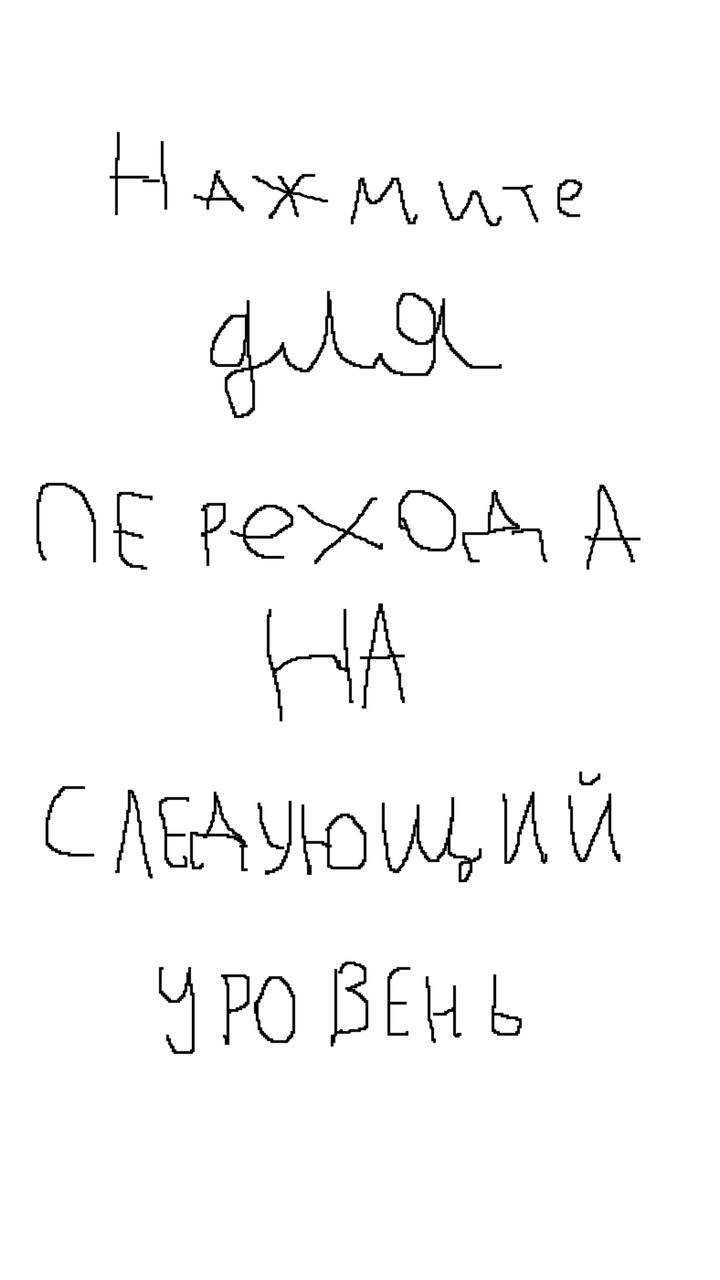
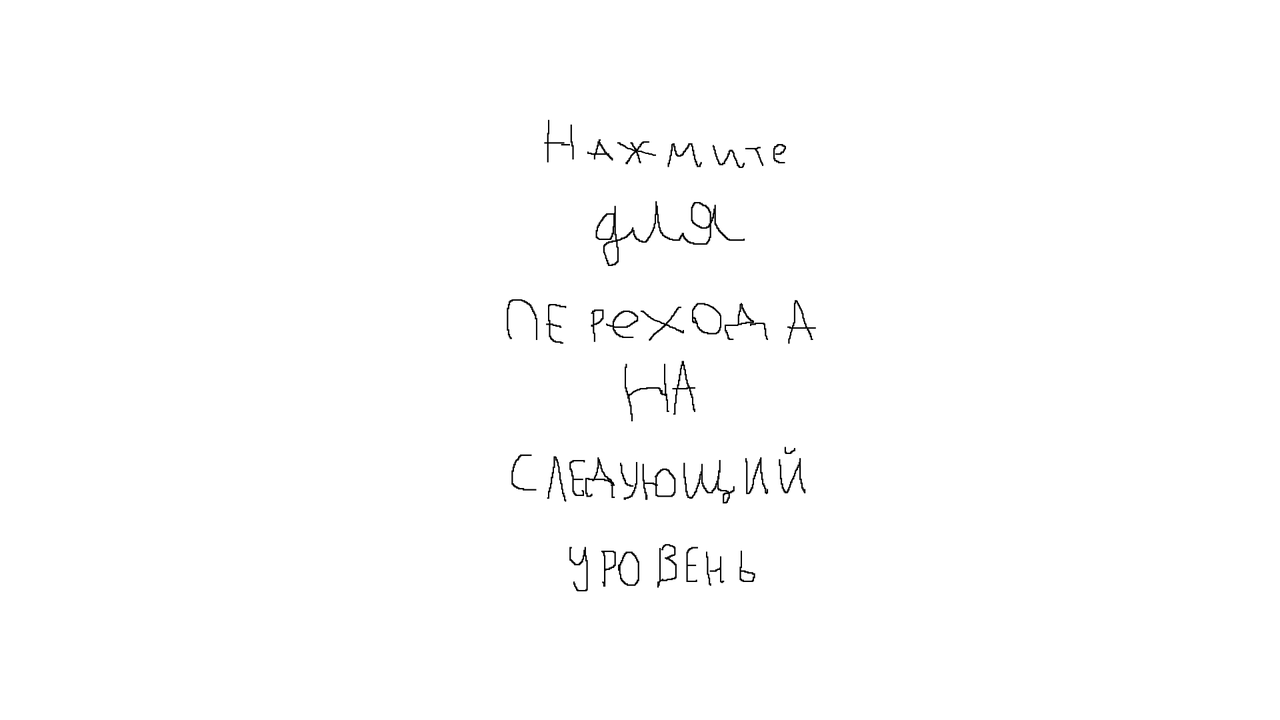

The same Android screen from two of the app's own layout files: first res/layout/ as a phone draws it, then the repository's variant for another configuration, drawn on a device whose configuration selects that folder. Both files follow.
<!-- AndroidManifest.xml: application theme Theme.TheCode -->
<!-- res/layout/activity_mainf.xml -->
<?xml version="1.0" encoding="utf-8"?>
<androidx.constraintlayout.widget.ConstraintLayout xmlns:android="http://schemas.android.com/apk/res/android"
    xmlns:app="http://schemas.android.com/apk/res-auto"
    xmlns:tools="http://schemas.android.com/tools"
    android:layout_width="match_parent"
    android:layout_height="match_parent"
    tools:context=".MainActivityf">

    <ImageView
        android:id="@+id/imageView2"
        android:layout_width="wrap_content"
        android:layout_height="wrap_content"
        android:background="#FFFFFF"
        android:visibility="visible"
        app:layout_constraintBottom_toBottomOf="parent"
        app:layout_constraintEnd_toEndOf="parent"
        app:layout_constraintStart_toStartOf="parent"
        app:layout_constraintTop_toTopOf="parent"
        app:srcCompat="@drawable/resource_final"
        tools:srcCompat="@drawable/resource_final" />

    <RadioGroup
        android:id="@+id/buttonlvl"
        android:layout_width="411dp"
        android:layout_height="735dp"
        android:visibility="visible"
        app:layout_constraintBottom_toBottomOf="parent"
        app:layout_constraintEnd_toEndOf="parent"
        app:layout_constraintStart_toStartOf="parent"
        app:layout_constraintTop_toTopOf="parent" />

    <TextView
        android:id="@+id/final_text"
        android:layout_width="wrap_content"
        android:layout_height="wrap_content"
        android:layout_marginTop="303dp"
        android:layout_marginBottom="349dp"
        android:fontFamily="@font/albionic"
        android:gravity="center"
        android:text="Спасибо за прохождение!"
        android:textSize="36sp"
        android:visibility="invisible"
        app:layout_constraintBottom_toBottomOf="parent"
        app:layout_constraintEnd_toEndOf="parent"
        app:layout_constraintStart_toStartOf="parent"
        app:layout_constraintTop_toTopOf="parent"
        tools:visibility="visible" />
</androidx.constraintlayout.widget.ConstraintLayout>
<!-- resources referenced by this layout -->
<resources>
  <!-- drawable resource_final: png bitmap (drawable, 30118 bytes) -->
  <style name="Theme.TheCode" parent="Theme.MaterialComponents.DayNight.NoActionBar">
          
          <item name="colorPrimary">@color/purple_500</item>
          <item name="colorPrimaryVariant">@color/purple_700</item>
          <item name="colorOnPrimary">@color/white</item>
          
          <item name="colorSecondary">@color/teal_200</item>
          <item name="colorSecondaryVariant">@color/teal_700</item>
          <item name="colorOnSecondary">@color/black</item>
          
          <item name="android:statusBarColor" tools:targetApi="l">?attr/colorPrimaryVariant</item>
          
      </style>
</resources>
<!-- res/layout-land/activity_mainf.xml (the repository's variant of the layout above) -->
<!-- drawn on the phone turned sideways -->
<?xml version="1.0" encoding="utf-8"?>
<androidx.constraintlayout.widget.ConstraintLayout xmlns:android="http://schemas.android.com/apk/res/android"
    xmlns:app="http://schemas.android.com/apk/res-auto"
    xmlns:tools="http://schemas.android.com/tools"
    android:layout_width="match_parent"
    android:layout_height="match_parent"
    tools:context=".MainActivityf">

    <ImageView
        android:id="@+id/imageView2"
        android:layout_width="211dp"
        android:layout_height="315dp"
        app:layout_constraintBottom_toBottomOf="parent"
        app:layout_constraintEnd_toEndOf="parent"
        app:layout_constraintHorizontal_bias="0.538"
        app:layout_constraintStart_toStartOf="parent"
        app:layout_constraintTop_toTopOf="parent"
        app:layout_constraintVertical_bias="0.718"
        app:srcCompat="@drawable/resource_final" />

    <RadioGroup
        android:id="@+id/buttonlvl"
        android:layout_width="226dp"
        android:layout_height="328dp"
        android:layout_marginStart="275dp"
        android:layout_marginTop="68dp"
        android:layout_marginEnd="244dp"
        android:layout_marginBottom="15dp"
        app:layout_constraintBottom_toBottomOf="parent"
        app:layout_constraintEnd_toEndOf="parent"
        app:layout_constraintStart_toStartOf="parent"
        app:layout_constraintTop_toTopOf="parent" />
</androidx.constraintlayout.widget.ConstraintLayout>
